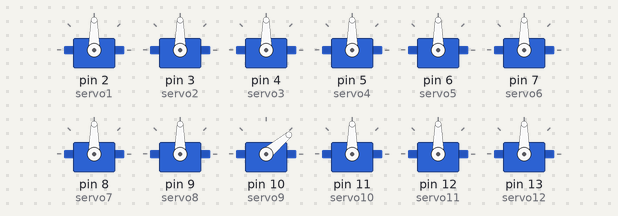
Recording of a sketch running on a simulated Arduino Mega 2560, built with avr-gcc and run on an emulated ATmega2560. Shown: 12 × servo.

Above: at 2.05 s.
At 4.15 s:
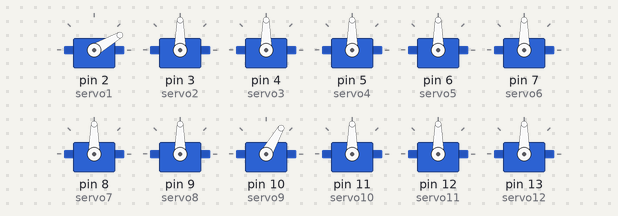
At 6.25 s:
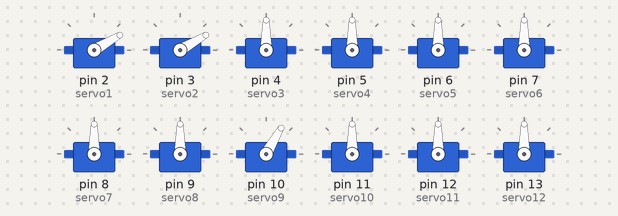
At 10.45 s:
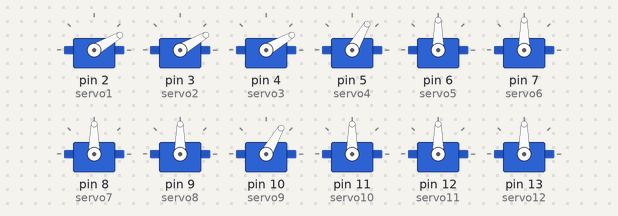
At 14.65 s:
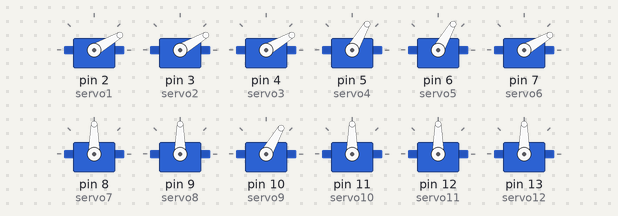
At 18.95 s:
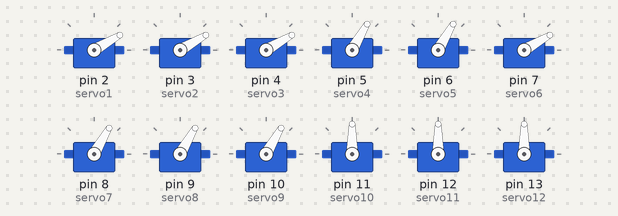
Timing chart, 0 to 24.1 s (numbered marks = the images above):
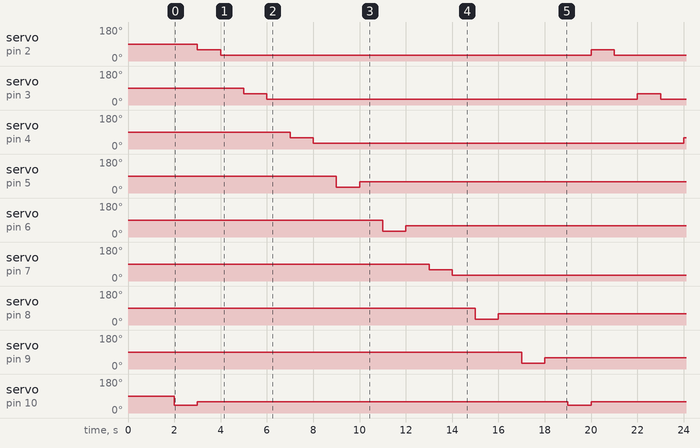

Measured:
- by itself, servo on pin 10 (servo9): alternates 60° for 16.0 s and 40° for 1.0 s
- by itself, servo on pin 2 (servo1), servo on pin 3 (servo2), servo on pin 4 (servo3), servo on pin 7 (servo6): alternates 60° for 1.0 s and 30° for 16.0 s
- by itself, servo on pin 5 (servo4), servo on pin 6 (servo5), servo on pin 8 (servo7), servo on pin 9 (servo8): alternates 60° for 16.0 s and 30° for 1.0 s

The sketch:

leg.ino
```cpp
#include <Servo.h>

Servo servo1;
Servo servo2;
Servo servo3;
Servo servo4;
Servo servo5;
Servo servo6;
Servo servo7;
Servo servo8;
Servo servo9;
Servo servo10;
Servo servo11;
Servo servo13;
Servo servo12;
Servo servo14;
Servo servo15;
Servo servo16;
Servo servo17;
Servo servo18;
Servo servo19;
Servo servo20;
Servo servo21;
Servo servo22;
Servo servo23;
Servo servo24;

void setup()
{
  Serial.begin(9600);
  servo1.attach(2);
  servo2.attach(3);
  servo3.attach(4);
  servo4.attach(5);
  servo5.attach(6);
  servo6.attach(7);
  servo7.attach(8);
  servo8.attach(9);
  servo9.attach(10);
  servo10.attach(11);
  servo11.attach(12);
  servo12.attach(13);
  servo13.attach(22);
  servo14.attach(23);
  servo15.attach(24);
  servo16.attach(27);
  servo17.attach(28);
  servo18.attach(29);
  servo19.attach(30);
  servo20.attach(31);
  servo21.attach(32);
  servo22.attach(33);
  servo23.attach(34);
  servo24.attach(40);
  delay(2000);
}


void loop()
{
  //initialize the startup by setting the servo origin
  //2nd level
  servo9.write(40);
  delay(1000);
  servo9.write(60);
  /*servo10.write(20);
  servo11.write(20);
  servo12.write(20);
  servo13.write(20);
  servo14.write(20);
  servo15.write(20);
  servo16.write(20);
  //1st level*/
  servo1.write(60);
  delay(1000);
  servo1.write(30);
  delay(1000);
  servo2.write(60);
  delay(1000);
  servo2.write(30);
  delay(1000);
  servo3.write(60);
  delay(1000);
  servo3.write(30);
  delay(1000);
  servo4.write(30);
  delay(1000);
  servo4.write(60);
  delay(1000);
  servo5.write(30);
  delay(1000);
  servo5.write(60);
  delay(1000);
  servo6.write(60);
  delay(1000);
  servo6.write(30);
  delay(1000);
  servo7.write(30);
  delay(1000);
  servo7.write(60);
  delay(1000);
  servo8.write(30);
  delay(1000);
  servo8.write(60);
  delay(1000);
  //3rd level
  /*servo17.write(60);
  delay(1000);
  servo17.write(40);
  servo18.write(60);
  servo19.write(60);
  servo20.write(60);
  servo21.write(60);
  servo22.write(60);
  servo23.write(60);
  servo24.write(60);*/
  //initialization complete


  /*delay(1000);
  servo9.write(20);
  delay(1000);
  servo10.write(40);
  delay(1000);
  servo11.write(60);
  delay(1000);
  servo9.write(20);
  delay(1000);
  servo10.write(40);
  delay(1000);
  servo11.write(60);
  delay(1000);
  servo9.write(20);
  delay(1000);
  servo10.write(40);
  delay(1000);
  servo11.write(60);
  delay(1000);
  servo9.write(20);
  delay(1000);
  servo10.write(40);
  delay(1000);
  servo11.write(60);
  delay(1000);
  servo9.write(20);
  delay(1000);
  servo10.write(40);
  delay(1000);
  servo11.write(60);
  delay(1000);
  servo9.write(20);
  delay(1000);
  servo10.write(40);
  delay(1000);
  servo11.write(60);
  delay(1000);
  */


}
```
